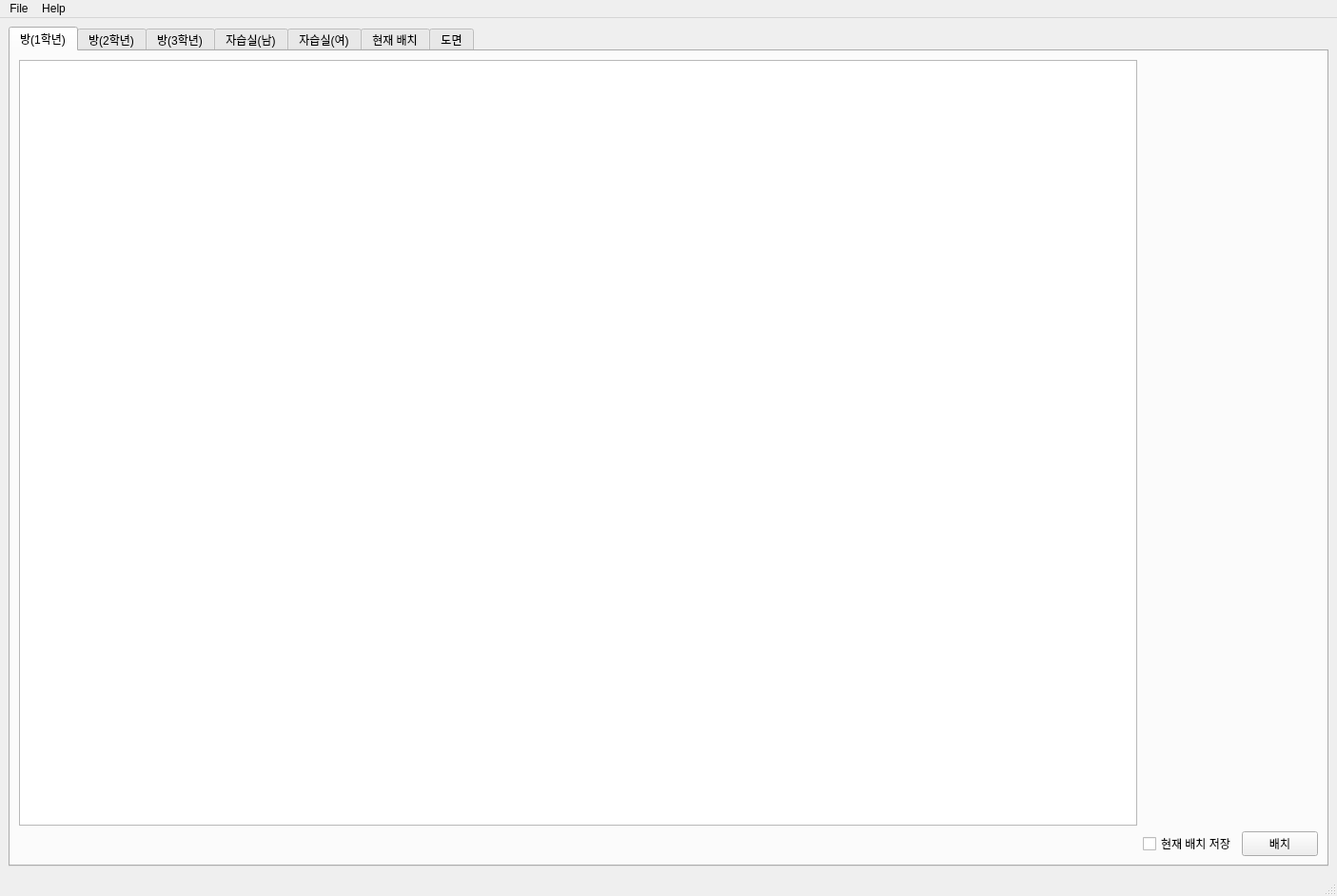
<?xml version="1.0" encoding="UTF-8"?>
<ui version="4.0">
 <class>MainWindow</class>
 <widget class="QMainWindow" name="MainWindow">
  <property name="geometry">
   <rect>
    <x>0</x>
    <y>0</y>
    <width>1405</width>
    <height>942</height>
   </rect>
  </property>
  <property name="windowTitle">
   <string>Dormitory</string>
  </property>
  <widget class="QWidget" name="centralwidget">
   <layout class="QGridLayout" name="gridLayout">
    <item row="0" column="0">
     <widget class="QTabWidget" name="tabWidget">
      <property name="currentIndex">
       <number>0</number>
      </property>
      <widget class="QWidget" name="room2">
       <attribute name="title">
        <string>방(1학년)</string>
       </attribute>
       <layout class="QGridLayout" name="gridLayout_8">
        <item row="0" column="0">
         <layout class="QGridLayout" name="gridLayout_2">
          <item row="1" column="2">
           <widget class="QPushButton" name="btn_2f">
            <property name="text">
             <string>배치</string>
            </property>
           </widget>
          </item>
          <item row="1" column="0">
           <spacer name="horizontalSpacer">
            <property name="orientation">
             <enum>Qt::Horizontal</enum>
            </property>
            <property name="sizeHint" stdset="0">
             <size>
              <width>40</width>
              <height>20</height>
             </size>
            </property>
           </spacer>
          </item>
          <item row="0" column="0">
           <widget class="QTextBrowser" name="lbl_2f">
            <property name="font">
             <font>
              <pointsize>12</pointsize>
             </font>
            </property>
           </widget>
          </item>
          <item row="1" column="1">
           <widget class="QCheckBox" name="check_2f">
            <property name="text">
             <string>현재 배치 저장</string>
            </property>
           </widget>
          </item>
         </layout>
        </item>
       </layout>
      </widget>
      <widget class="QWidget" name="room3">
       <attribute name="title">
        <string>방(2학년)</string>
       </attribute>
       <layout class="QGridLayout" name="gridLayout_9">
        <item row="0" column="0">
         <layout class="QGridLayout" name="gridLayout_3">
          <item row="1" column="2">
           <widget class="QPushButton" name="btn_3f">
            <property name="text">
             <string>배치</string>
            </property>
           </widget>
          </item>
          <item row="1" column="0">
           <spacer name="horizontalSpacer_2">
            <property name="orientation">
             <enum>Qt::Horizontal</enum>
            </property>
            <property name="sizeHint" stdset="0">
             <size>
              <width>40</width>
              <height>20</height>
             </size>
            </property>
           </spacer>
          </item>
          <item row="0" column="0">
           <widget class="QTextBrowser" name="lbl_3f">
            <property name="font">
             <font>
              <pointsize>12</pointsize>
             </font>
            </property>
           </widget>
          </item>
          <item row="1" column="1">
           <widget class="QCheckBox" name="check_3f">
            <property name="text">
             <string>현재 배치 저장</string>
            </property>
           </widget>
          </item>
         </layout>
        </item>
       </layout>
      </widget>
      <widget class="QWidget" name="room4">
       <attribute name="title">
        <string>방(3학년)</string>
       </attribute>
       <layout class="QGridLayout" name="gridLayout_10">
        <item row="0" column="0">
         <layout class="QGridLayout" name="gridLayout_4">
          <item row="0" column="0">
           <widget class="QTextBrowser" name="lbl_4f">
            <property name="font">
             <font>
              <pointsize>12</pointsize>
             </font>
            </property>
           </widget>
          </item>
          <item row="1" column="0">
           <spacer name="horizontalSpacer_3">
            <property name="orientation">
             <enum>Qt::Horizontal</enum>
            </property>
            <property name="sizeHint" stdset="0">
             <size>
              <width>40</width>
              <height>20</height>
             </size>
            </property>
           </spacer>
          </item>
          <item row="1" column="2">
           <widget class="QPushButton" name="btn_4f">
            <property name="text">
             <string>배치</string>
            </property>
           </widget>
          </item>
          <item row="1" column="1">
           <widget class="QCheckBox" name="check_4f">
            <property name="text">
             <string>현재 배치 저장</string>
            </property>
           </widget>
          </item>
         </layout>
        </item>
       </layout>
      </widget>
      <widget class="QWidget" name="studyM">
       <attribute name="title">
        <string>자습실(남)</string>
       </attribute>
       <layout class="QGridLayout" name="gridLayout_11">
        <item row="0" column="0">
         <layout class="QGridLayout" name="gridLayout_5">
          <item row="1" column="2">
           <widget class="QPushButton" name="btn_sm">
            <property name="text">
             <string>배치</string>
            </property>
           </widget>
          </item>
          <item row="1" column="1">
           <widget class="QCheckBox" name="check_sm">
            <property name="text">
             <string>현재 배치 저장</string>
            </property>
           </widget>
          </item>
          <item row="1" column="0">
           <spacer name="horizontalSpacer_4">
            <property name="orientation">
             <enum>Qt::Horizontal</enum>
            </property>
            <property name="sizeHint" stdset="0">
             <size>
              <width>40</width>
              <height>20</height>
             </size>
            </property>
           </spacer>
          </item>
          <item row="0" column="0">
           <widget class="QTextBrowser" name="lbl_sm">
            <property name="font">
             <font>
              <pointsize>12</pointsize>
             </font>
            </property>
           </widget>
          </item>
         </layout>
        </item>
       </layout>
      </widget>
      <widget class="QWidget" name="studyF">
       <attribute name="title">
        <string>자습실(여)</string>
       </attribute>
       <layout class="QGridLayout" name="gridLayout_12">
        <item row="0" column="0">
         <layout class="QGridLayout" name="gridLayout_6">
          <item row="0" column="0">
           <widget class="QTextBrowser" name="lbl_sf">
            <property name="font">
             <font>
              <pointsize>12</pointsize>
             </font>
            </property>
           </widget>
          </item>
          <item row="1" column="0">
           <spacer name="horizontalSpacer_5">
            <property name="orientation">
             <enum>Qt::Horizontal</enum>
            </property>
            <property name="sizeHint" stdset="0">
             <size>
              <width>40</width>
              <height>20</height>
             </size>
            </property>
           </spacer>
          </item>
          <item row="1" column="1">
           <widget class="QCheckBox" name="check_sf">
            <property name="text">
             <string>현재 배치 저장</string>
            </property>
           </widget>
          </item>
          <item row="1" column="2">
           <widget class="QPushButton" name="btn_sf">
            <property name="text">
             <string>배치</string>
            </property>
           </widget>
          </item>
         </layout>
        </item>
       </layout>
      </widget>
      <widget class="QWidget" name="current">
       <attribute name="title">
        <string>현재 배치</string>
       </attribute>
       <layout class="QGridLayout" name="gridLayout_13">
        <item row="0" column="0">
         <layout class="QGridLayout" name="gridLayout_7">
          <item row="0" column="0">
           <widget class="QTextBrowser" name="lbl_c">
            <property name="font">
             <font>
              <pointsize>12</pointsize>
             </font>
            </property>
           </widget>
          </item>
          <item row="2" column="0">
           <spacer name="horizontalSpacer_6">
            <property name="orientation">
             <enum>Qt::Horizontal</enum>
            </property>
            <property name="sizeHint" stdset="0">
             <size>
              <width>40</width>
              <height>20</height>
             </size>
            </property>
           </spacer>
          </item>
          <item row="2" column="2">
           <widget class="QPushButton" name="btn_xlsx">
            <property name="text">
             <string>내보내기(.xlsx)</string>
            </property>
           </widget>
          </item>
          <item row="2" column="1">
           <widget class="QPushButton" name="btn_txt">
            <property name="text">
             <string>내보내기(.txt)</string>
            </property>
           </widget>
          </item>
          <item row="1" column="1">
           <widget class="QRadioButton" name="rBtn_floor">
            <property name="text">
             <string>층별 저장</string>
            </property>
           </widget>
          </item>
          <item row="1" column="2">
           <widget class="QRadioButton" name="rBtn_grade">
            <property name="text">
             <string>학년별 저장</string>
            </property>
           </widget>
          </item>
         </layout>
        </item>
       </layout>
      </widget>
      <widget class="QWidget" name="map">
       <attribute name="title">
        <string>도면</string>
       </attribute>
       <layout class="QGridLayout" name="gridLayout_15">
        <item row="0" column="0">
         <layout class="QGridLayout" name="gridLayout_14">
          <item row="1" column="4">
           <widget class="QPushButton" name="map_1">
            <property name="text">
             <string>기숙사(2층)</string>
            </property>
           </widget>
          </item>
          <item row="5" column="4">
           <widget class="QPushButton" name="map_4">
            <property name="text">
             <string>자습실</string>
            </property>
           </widget>
          </item>
          <item row="0" column="0">
           <widget class="QLabel" name="pic">
            <property name="text">
             <string/>
            </property>
           </widget>
          </item>
          <item row="3" column="4">
           <widget class="QPushButton" name="map_2">
            <property name="text">
             <string>기숙사(3층)</string>
            </property>
           </widget>
          </item>
          <item row="5" column="0">
           <spacer name="horizontalSpacer_7">
            <property name="orientation">
             <enum>Qt::Horizontal</enum>
            </property>
            <property name="sizeHint" stdset="0">
             <size>
              <width>40</width>
              <height>20</height>
             </size>
            </property>
           </spacer>
          </item>
          <item row="0" column="4">
           <spacer name="verticalSpacer">
            <property name="orientation">
             <enum>Qt::Vertical</enum>
            </property>
            <property name="sizeHint" stdset="0">
             <size>
              <width>20</width>
              <height>40</height>
             </size>
            </property>
           </spacer>
          </item>
          <item row="4" column="4">
           <widget class="QPushButton" name="map_3">
            <property name="text">
             <string>기숙사(4층)</string>
            </property>
           </widget>
          </item>
         </layout>
        </item>
       </layout>
      </widget>
     </widget>
    </item>
   </layout>
  </widget>
  <widget class="QMenuBar" name="menubar">
   <property name="geometry">
    <rect>
     <x>0</x>
     <y>0</y>
     <width>1405</width>
     <height>22</height>
    </rect>
   </property>
   <widget class="QMenu" name="menuFile">
    <property name="title">
     <string>File</string>
    </property>
    <addaction name="actionExit"/>
    <addaction name="actionUpload"/>
   </widget>
   <widget class="QMenu" name="menuHelp">
    <property name="title">
     <string>Help</string>
    </property>
    <addaction name="actionHelp"/>
   </widget>
   <addaction name="menuFile"/>
   <addaction name="menuHelp"/>
  </widget>
  <widget class="QStatusBar" name="statusbar"/>
  <action name="actionExit">
   <property name="text">
    <string>종료</string>
   </property>
   <property name="shortcutContext">
    <enum>Qt::WindowShortcut</enum>
   </property>
  </action>
  <action name="actionstudent">
   <property name="text">
    <string>학생 파일</string>
   </property>
  </action>
  <action name="actionStructure_File">
   <property name="text">
    <string>도면 파일</string>
   </property>
  </action>
  <action name="action_xlsx_file">
   <property name="text">
    <string>.xlsx file</string>
   </property>
  </action>
  <action name="action_png_file">
   <property name="text">
    <string>.png file</string>
   </property>
  </action>
  <action name="actionVisual">
   <property name="checkable">
    <bool>true</bool>
   </property>
   <property name="text">
    <string>시각화 모드</string>
   </property>
  </action>
  <action name="actionList">
   <property name="checkable">
    <bool>false</bool>
   </property>
   <property name="text">
    <string>목록 모드</string>
   </property>
  </action>
  <action name="actionHelp">
   <property name="text">
    <string>도움말 바로가기</string>
   </property>
  </action>
  <action name="actionUpload">
   <property name="icon">
    <iconset>
     <normaloff>C:/Users/user/.designer/backup/pic/upload.png</normaloff>C:/Users/user/.designer/backup/pic/upload.png</iconset>
   </property>
   <property name="text">
    <string>파일 업로드</string>
   </property>
  </action>
 </widget>
 <resources/>
 <connections/>
</ui>
